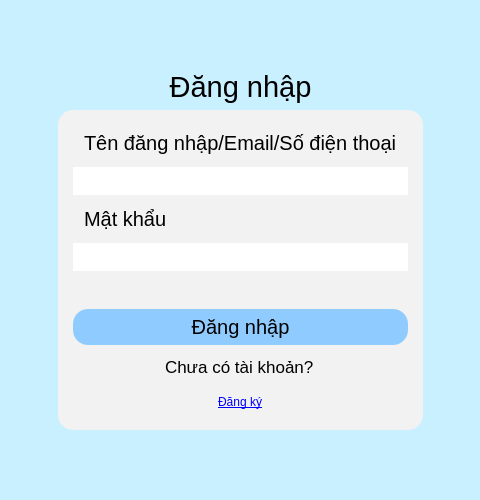
<?xml version="1.0" encoding="UTF-8"?>
<ui version="4.0">
 <class>Dialog</class>
 <widget class="QDialog" name="Dialog">
  <property name="geometry">
   <rect>
    <x>0</x>
    <y>0</y>
    <width>480</width>
    <height>500</height>
   </rect>
  </property>
  <property name="minimumSize">
   <size>
    <width>480</width>
    <height>500</height>
   </size>
  </property>
  <property name="windowTitle">
   <string>Dialog</string>
  </property>
  <property name="styleSheet">
   <string notr="true">background-color: rgb(201, 240, 255);</string>
  </property>
  <layout class="QGridLayout" name="gridLayout">
   <item row="1" column="1">
    <layout class="QVBoxLayout" name="verticalLayout_3" stretch="0,0">
     <item>
      <widget class="QLabel" name="label">
       <property name="font">
        <font>
         <pointsize>22</pointsize>
        </font>
       </property>
       <property name="styleSheet">
        <string notr="true">color: rgb(0,0,0);</string>
       </property>
       <property name="text">
        <string>Đăng nhập</string>
       </property>
       <property name="alignment">
        <set>Qt::AlignCenter</set>
       </property>
      </widget>
     </item>
     <item>
      <widget class="QFrame" name="frame">
       <property name="sizePolicy">
        <sizepolicy hsizetype="Minimum" vsizetype="Fixed">
         <horstretch>0</horstretch>
         <verstretch>0</verstretch>
        </sizepolicy>
       </property>
       <property name="styleSheet">
        <string notr="true">background-color: rgb(242, 242, 242);
border-color: rgb(68, 120, 201);

border-radius: 15px;
padding: 6px;
</string>
       </property>
       <property name="frameShape">
        <enum>QFrame::StyledPanel</enum>
       </property>
       <property name="frameShadow">
        <enum>QFrame::Raised</enum>
       </property>
       <layout class="QVBoxLayout" name="verticalLayout_2">
        <item>
         <widget class="QLabel" name="label_5">
          <property name="font">
           <font>
            <pointsize>15</pointsize>
           </font>
          </property>
          <property name="styleSheet">
           <string notr="true">color: rgb(0,0,0);</string>
          </property>
          <property name="text">
           <string>Tên đăng nhập/Email/Số điện thoại</string>
          </property>
         </widget>
        </item>
        <item>
         <widget class="QLineEdit" name="log_name">
          <property name="styleSheet">
           <string notr="true">background-color: rgb(255, 255, 255);
color: rgb(0, 0, 0);
border-color: rgb(0, 0, 0);</string>
          </property>
         </widget>
        </item>
        <item>
         <widget class="QLabel" name="label_6">
          <property name="font">
           <font>
            <pointsize>15</pointsize>
           </font>
          </property>
          <property name="styleSheet">
           <string notr="true">color: rgb(0,0,0);</string>
          </property>
          <property name="text">
           <string>Mật khẩu</string>
          </property>
         </widget>
        </item>
        <item>
         <widget class="QLineEdit" name="log_pass">
          <property name="styleSheet">
           <string notr="true">background-color: rgb(255, 255, 255);
color: rgb(0, 0, 0);
border-color: rgb(0, 0, 0);</string>
          </property>
         </widget>
        </item>
        <item>
         <widget class="QLabel" name="warn_log">
          <property name="styleSheet">
           <string notr="true">color: rgb(252, 59, 61);
background-color: rgb(242, 242, 242);
</string>
          </property>
          <property name="text">
           <string/>
          </property>
          <property name="alignment">
           <set>Qt::AlignCenter</set>
          </property>
         </widget>
        </item>
        <item>
         <widget class="QPushButton" name="btn_log">
          <property name="font">
           <font>
            <pointsize>15</pointsize>
           </font>
          </property>
          <property name="styleSheet">
           <string notr="true">QPushButton {
background-color: rgb(143, 203, 255);
color: rgb(0,0,0);
border-radius: 15px;
padding: 6px;
}

QPushButton:hover {
background-color: rgb(100, 180, 255);
}

QPushButton:disabled {
    background-color: rgb(230, 230, 230); /* Màu nền xám nhạt */
    color: rgb(150, 150, 150);
}

QPushButton:pressed {
background-color: rgb(71, 163, 255);
}</string>
          </property>
          <property name="text">
           <string>Đăng nhập</string>
          </property>
         </widget>
        </item>
        <item alignment="Qt::AlignHCenter|Qt::AlignVCenter">
         <widget class="QLabel" name="label_7">
          <property name="font">
           <font>
            <pointsize>13</pointsize>
           </font>
          </property>
          <property name="styleSheet">
           <string notr="true">color: rgb(0,0,0);</string>
          </property>
          <property name="text">
           <string>Chưa có tài khoản?</string>
          </property>
         </widget>
        </item>
        <item alignment="Qt::AlignHCenter|Qt::AlignVCenter">
         <widget class="QLabel" name="lbl_reg">
          <property name="styleSheet">
           <string notr="true">color: rgb(33, 66, 255);</string>
          </property>
          <property name="text">
           <string>&lt;a href=&quot;#&quot;&gt;Đăng ký&lt;/a&gt;</string>
          </property>
         </widget>
        </item>
       </layout>
      </widget>
     </item>
    </layout>
   </item>
   <item row="2" column="1">
    <spacer name="verticalSpacer_2">
     <property name="orientation">
      <enum>Qt::Vertical</enum>
     </property>
     <property name="sizeHint" stdset="0">
      <size>
       <width>20</width>
       <height>40</height>
      </size>
     </property>
    </spacer>
   </item>
   <item row="0" column="1">
    <spacer name="verticalSpacer">
     <property name="orientation">
      <enum>Qt::Vertical</enum>
     </property>
     <property name="sizeHint" stdset="0">
      <size>
       <width>20</width>
       <height>40</height>
      </size>
     </property>
    </spacer>
   </item>
   <item row="1" column="0">
    <spacer name="horizontalSpacer">
     <property name="orientation">
      <enum>Qt::Horizontal</enum>
     </property>
     <property name="sizeHint" stdset="0">
      <size>
       <width>40</width>
       <height>20</height>
      </size>
     </property>
    </spacer>
   </item>
   <item row="1" column="2">
    <spacer name="horizontalSpacer_2">
     <property name="orientation">
      <enum>Qt::Horizontal</enum>
     </property>
     <property name="sizeHint" stdset="0">
      <size>
       <width>40</width>
       <height>20</height>
      </size>
     </property>
    </spacer>
   </item>
  </layout>
 </widget>
 <resources/>
 <connections/>
</ui>
